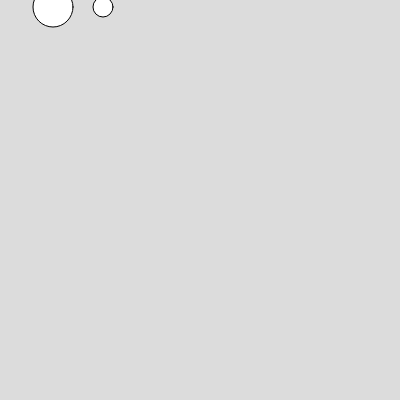
Frame 1 (no input)
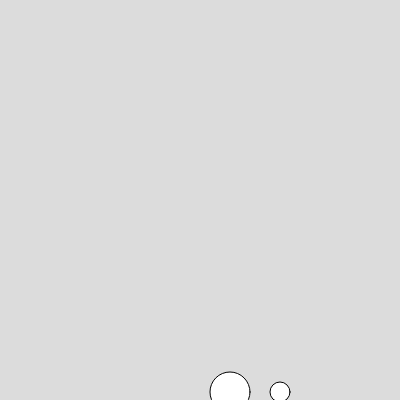
Frame 60 (no input)
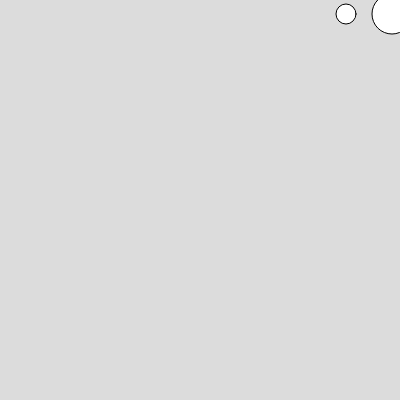
Frame 120 (the mouse pressed at the canvas centre since frame 60)

The p5.js sketch that drew these frames (run headless with seeded random() and noise() and a simulated clock; from frame 60 on, the mouse is pressed at the canvas centre):

// p5.js sketch
// ── sketch.js
let x1 = 100;     // x position of the ball
let y1 = 0;       // y position of the ball
let x1Speed = 3;  // speed in X direction
let y1Speed = 7; // speed in Y direction
let d1 = 20;      // diameter of the ball
let x2 = 50;     // x position of the ball
let y2 = 0;       // y position of the ball
let x2Speed = 3;  // speed in X direction
let y2Speed = 7; // speed in Y direction
let d2 = 40;      // diameter of the ball

function setup() {
  createCanvas(400, 400);
}

function draw() {
  background(220); // try commenting this out!
 
  // if x hits the right side or the left side of the canvas,
  // switch directions...
  if (x1 > width || x1 < 0) {
    x1Speed = x1Speed * -1;  
  }
  x1 = x1 + x1Speed; // adding a negative xSpeed *decreases* x, right?
  
  // same as above, but for the top and bottom of the canvas
  if (y1 > width || y1 < 0) {
    y1Speed = y1Speed * -1;  
  }
  y1 = y1 + y1Speed;

  ellipse(x1, y1, d1);

 
  // if x hits the right side or the left side of the canvas,
  // switch directions...
  if (x2 > width || x2 < 0) {
    x2Speed = x2Speed * -1;  
  }
  x2 = x2 + x2Speed; // adding a negative xSpeed *decreases* x, right?
  
  // same as above, but for the top and bottom of the canvas
  if (y2 > width || y2 < 0) {
    y2Speed = y2Speed * -1;  
  }
  y2 = y2 + y2Speed;

  ellipse(x2, y2, d2);
}
